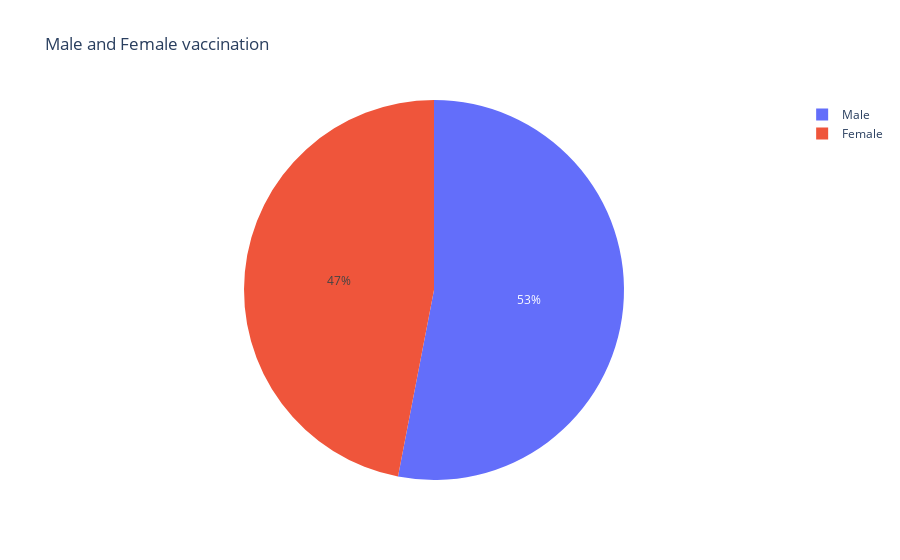

The cell this chart's notebook holds for it:
### Code cell
#Male vs Female vaccination
import plotly.express as px
male = vaccination["Male(Individuals Vaccinated)"].sum()
female = vaccination["Female(Individuals Vaccinated)"].sum()
px.pie(names = ["Male","Female"],values=[male,female],title = "Male and Female vaccination")

### Figure 1 — Plotly figure (JSON) as saved in the notebook; plotly's stock layout.template omitted (floating-point values rounded to 4 significant figures)
{"data": [{"domain": {"x": [0, 1], "y": [0, 1]}, "hovertemplate": "label=%{label}<br>value=%{value}<extra></extra>", "labels": ["Male", "Female"], "legendgroup": "", "name": "", "showlegend": true, "type": "pie", "values": [7139000000.0, 6322000000.0]}], "layout": {"legend": {"tracegroupgap": 0}, "title": {"text": "Male and Female vaccination"}}}
